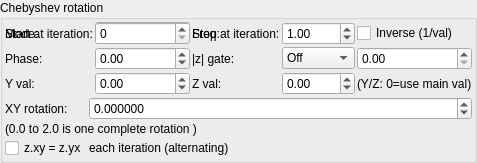
    <widget class="QGroupBox" name="groupBox_9">
     <property name="title">
      <string>Chebyshev rotation</string>
     </property>
     <layout class="QVBoxLayout" name="verticalLayout_13" stretch="0,0">
      <property name="spacing">
       <number>2</number>
      </property>
      <property name="leftMargin">
       <number>2</number>
      </property>
      <property name="topMargin">
       <number>2</number>
      </property>
      <property name="rightMargin">
       <number>2</number>
      </property>
      <property name="bottomMargin">
       <number>2</number>
      </property>
      <item>
       <layout class="QGridLayout" name="gridLayout_64">
        <property name="spacing">
         <number>2</number>
        </property>
        <item row="1" column="3">
         <widget class="MySpinBox" name="spinboxInt_transf_stop_iterations_C1">
          <property name="sizePolicy">
           <sizepolicy hsizetype="Minimum" vsizetype="Maximum">
            <horstretch>0</horstretch>
            <verstretch>0</verstretch>
           </sizepolicy>
          </property>
          <property name="maximum">
           <number>999</number>
          </property>
         </widget>
        </item>
      <item row="1" column="0">
       <widget class="QLabel"><property name="text"><string>Mode:</string></property></widget>
      </item>
      <item row="1" column="1">
       <widget class="MyComboBox" name="comboBox_transf_multiplier_value_mode_2">
        <item><property name="text"><string notr="true">Constant</string></property></item>
        <item><property name="text"><string notr="true">Sine</string></property></item>
        <item><property name="text"><string notr="true">Ramp</string></property></item>
        <item><property name="text"><string notr="true">Exponential</string></property></item>
        <item><property name="text"><string notr="true">Triangle</string></property></item>
        <item><property name="text"><string notr="true">Square</string></property></item>
        <item><property name="text"><string notr="true">Smoothstep</string></property></item>
       </widget>
      </item>
      <item row="1" column="2">
       <widget class="QLabel"><property name="text"><string>Freq:</string></property></widget>
      </item>
      <item row="1" column="3">
       <widget class="MyDoubleSpinBox" name="spinbox_transf_multiplier_frequency_2">
        <property name="minimum"><double>0.01</double></property><property name="maximum"><double>100.0</double></property>
        <property name="singleStep"><double>0.1</double></property><property name="value"><double>1.0</double></property>
       </widget>
      </item>
      <item row="1" column="4" colspan="2">
       <widget class="MyCheckBox" name="checkBox_transf_multiplier_inverse_2">
        <property name="text"><string>Inverse (1/val)</string></property>
       </widget>
      </item>
      <item row="2" column="0">
       <widget class="QLabel"><property name="text"><string>Phase:</string></property></widget>
      </item>
      <item row="2" column="1">
       <widget class="MyDoubleSpinBox" name="spinbox_transf_multiplier_phase_2">
        <property name="minimum"><double>-10.0</double></property><property name="maximum"><double>10.0</double></property>
        <property name="singleStep"><double>0.1</double></property><property name="value"><double>0.0</double></property>
       </widget>
      </item>
      <item row="2" column="2">
       <widget class="QLabel"><property name="text"><string>|z| gate:</string></property></widget>
      </item>
      <item row="2" column="3">
       <widget class="MyComboBox" name="comboBox_transf_multiplier_threshold_mode_2">
        <item><property name="text"><string notr="true">Off</string></property></item>
        <item><property name="text"><string notr="true">&gt; thresh</string></property></item>
        <item><property name="text"><string notr="true">&lt; thresh</string></property></item>
       </widget>
      </item>
      <item row="2" column="4" colspan="2">
       <widget class="MyDoubleSpinBox" name="spinbox_transf_multiplier_threshold_2">
        <property name="minimum"><double>0.0</double></property><property name="maximum"><double>1000.0</double></property>
        <property name="singleStep"><double>0.1</double></property><property name="value"><double>0.0</double></property>
       </widget>
      </item>
      <item row="3" column="0">
       <widget class="QLabel"><property name="text"><string>Y val:</string></property></widget>
      </item>
      <item row="3" column="1">
       <widget class="MyDoubleSpinBox" name="spinbox_transf_multiplier_scale_y_2">
        <property name="minimum"><double>-100.0</double></property><property name="maximum"><double>100.0</double></property>
        <property name="singleStep"><double>0.01</double></property><property name="value"><double>0.0</double></property>
       </widget>
      </item>
      <item row="3" column="2">
       <widget class="QLabel"><property name="text"><string>Z val:</string></property></widget>
      </item>
      <item row="3" column="3">
       <widget class="MyDoubleSpinBox" name="spinbox_transf_multiplier_scale_z_2">
        <property name="minimum"><double>-100.0</double></property><property name="maximum"><double>100.0</double></property>
        <property name="singleStep"><double>0.01</double></property><property name="value"><double>0.0</double></property>
       </widget>
      </item>
      <item row="3" column="4" colspan="2">
       <widget class="QLabel"><property name="text"><string notr="true">(Y/Z: 0=use main val)</string></property></widget>
      </item>
        <item row="1" column="1">
         <widget class="MySpinBox" name="spinboxInt_transf_start_iterations_C">
          <property name="sizePolicy">
           <sizepolicy hsizetype="Minimum" vsizetype="Maximum">
            <horstretch>0</horstretch>
            <verstretch>0</verstretch>
           </sizepolicy>
          </property>
          <property name="maximum">
           <number>999</number>
          </property>
         </widget>
        </item>
        <item row="1" column="2">
         <widget class="QLabel" name="label_248">
          <property name="text">
           <string>Stop at iteration:</string>
          </property>
         </widget>
        </item>
        <item row="1" column="0">
         <widget class="QLabel" name="label_249">
          <property name="text">
           <string>Start at iteration:</string>
          </property>
         </widget>
        </item>
       </layout>
      </item>
      <item>
       <layout class="QGridLayout" name="gridLayout_12" columnstretch="0,1" columnminimumwidth="0,0">
        <property name="spacing">
         <number>2</number>
        </property>
        <item row="1" column="1">
         <widget class="MyDoubleSpinBox" name="spinbox_transf_offset_1">
          <property name="sizePolicy">
           <sizepolicy hsizetype="Minimum" vsizetype="Maximum">
            <horstretch>0</horstretch>
            <verstretch>0</verstretch>
           </sizepolicy>
          </property>
          <property name="prefix">
           <string/>
          </property>
          <property name="suffix">
           <string/>
          </property>
          <property name="decimals">
           <number>6</number>
          </property>
          <property name="minimum">
           <double>-99.989999999999995</double>
          </property>
          <property name="maximum">
           <double>99.989999999999995</double>
          </property>
          <property name="singleStep">
           <double>0.100000000000000</double>
          </property>
         </widget>
        </item>
        <item row="3" column="0">
         <widget class="MyCheckBox" name="checkBox_transf_function_enabledSw_false">
          <property name="text">
           <string notr="true">z.xy = z.yx</string>
          </property>
         </widget>
        </item>
        <item row="3" column="1">
         <widget class="QLabel" name="label_250">
          <property name="text">
           <string>each iteration (alternating)</string>
          </property>
         </widget>
        </item>
        <item row="1" column="0">
         <widget class="QLabel" name="label_7">
          <property name="text">
           <string>XY rotation:</string>
          </property>
         </widget>
        </item>
        <item row="2" column="0" colspan="2">
         <widget class="QLabel" name="label_252">
          <property name="text">
           <string>(0.0 to 2.0 is one complete rotation )</string>
          </property>
         </widget>
        </item>
       </layout>
      </item>
     </layout>
    </widget>
